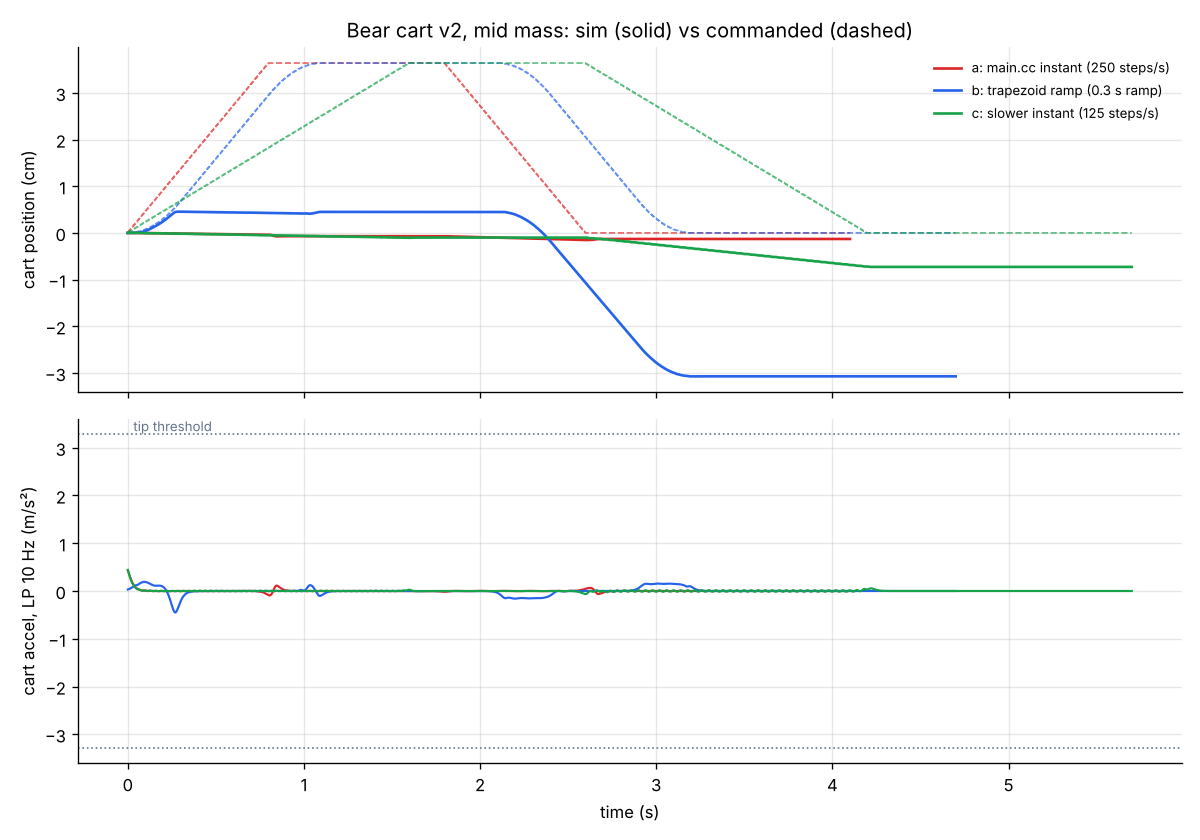

Generate this figure with Python:
#!/usr/bin/env python3
"""Stepper cart sim v2: Barnaby on a gold ball on a dolly cart, geared NEMA17 (17HS15-1684S-PG5).

v2 adds: masses from masses.json, excitation spectrum of the drive profile, base-excited 1-DOF
structural modes from modes.json, a tipping check of the bear+ball stack, and a comparison of
drive profiles (a: main.cc instant start, b: trapezoidal ramp, c: slower step rate).

Run:  python3 cart_sim.py                 (all profiles x low/mid/high mass, plots)
      python3 cart_sim.py --ramp 0.5 --slow-rate 100
Edit: PARAMS (motor/wheel physics, from v1), DEFAULT_MASSES / DEFAULT_MODES (used only when
masses.json / modes.json are missing or lack a key), PROFILES.
v1 is kept unchanged in cart_sim_v1.py.
"""
import json
import math
import os
import sys

import numpy as np

HERE = os.path.dirname(os.path.abspath(__file__))
BRAIN = "projects/cocaine-bear"
MC = "/home/user/tayg-oss/franky-fedbear/main.cc"
U_MOTOR = "https://tindie.com/products/stepperonline/nema-17-stepper-motor-38mm-length-w-51-gearbox/"
U_BEAR = "https://spirit-halloween.fandom.com/wiki/Barnaby_the_Bear"
U_DOLLY = "https://gorillamade.com/product/gfs-1830/"
U_POLOLU = "https://forum.pololu.com/t/what-is-the-correct-method-to-set-the-current-limit/14559"
LAG_BUDGET_STEPS = 2.0     # GUESS: rotor may trail command <2 full steps before losing sync

# ============================== PARAMS ==============================
PARAMS = {
    # --- drive profile (exactly main.cc) ---
    "steps_per_segment": (200, "steps", f"code:{MC}:12,36", "STEPS_PER_REV loop count"),
    "step_high_us":      (2000, "us", f"code:{MC}:13,39", ""),
    "step_low_us":       (2000, "us", f"code:{MC}:13,42", ""),
    "pause_s":           (1.0, "s", f"code:{MC}:45,59", "delay(1000)"),
    # --- motor + gearbox: 17HS15-1684S-PG5 (label: user/photo) ---
    "step_angle_deg":    (1.8, "deg", f"web:{U_MOTOR}", "0.35 deg at output / 5.18"),
    "microstep":         (1, "-", "user", "MS pins unconnected -> pulled LOW on A4988 & DRV8825 = full step"),
    "gear_ratio":        (5.18, "-", f"web:{U_MOTOR}", "planetary, sold as 5:1"),
    "gear_eff":          (0.90, "-", f"web:{U_MOTOR}", ""),
    "gear_max_torque":   (2.0, "N*m", f"web:{U_MOTOR}", "max permissible (continuous) at output"),
    "gear_moment_torque": (4.0, "N*m", f"web:{U_MOTOR}", "moment (peak) permissible at output"),
    "holding_torque":    (0.36, "N*m", "derived", "1.68 N*m listed (geared, web) / (5.18*0.90) at motor shaft"),
    "rated_current":     (1.68, "A", f"web:{U_MOTOR}", "per phase"),
    "phase_R":           (1.65, "ohm", f"web:{U_MOTOR}", ""),
    "phase_L":           (3.2e-3, "H", f"web:{U_MOTOR}", ""),
    "current_limit":     (1.25, "A", "GUESS", "driver trim pot, range 1.0-1.5 A; Vref not measured; chip unidentified"),
    "fullstep_coil_factor": (0.707, "-", f"web:{U_POLOLU}", "full step: both coils at ~70% of the set limit"),
    "zero_torque_rate":  (1500.0, "full steps/s", "GUESS", "linear falloff; ~V/(2*L*I)=1500 at 12 V, 1.25 A"),
    "rotor_inertia":     (43e-7, "kg*m^2", "GUESS", "~38 g*cm^2 rotor (38 mm body) + ~5 gearbox input; not published"),
    "unloaded_pullin":   (1000.0, "full steps/s", "GUESS", "start-stop rate, no load"),
    "rotor_damping":     (2e-4, "N*m*s/rad", "GUESS", "dynamic sim only"),
    "supply_V":          (12.0, "V", f"brain:{BRAIN}/topics/motor-hardware-2026-10-09.md:20", "Anker SOLIX car socket"),
    # --- wheels / floor ---
    "wheel_diameter":    (0.060, "m", "user/photo", "WHEELTEC, on gearbox output via clamp hub"),
    "wheel_inertia":     (3e-5, "kg*m^2", "GUESS", "per driven wheel + hub"),
    "crr":               (0.05, "-", "GUESS", "rolling resistance, small wheels/casters on carpet"),
    "mu":                (0.6, "-", "GUESS", "tyre-carpet friction"),
    "g":                 (9.81, "m/s^2", "const", ""),
    # --- per-case (overridden by CASES) ---
    "driven_wheels":     (2, "-", "case", "user/photo: one per rear side, mirrored"),
    "driven_load_frac":  (0.33, "-", "case", "GUESS"),
    "mass_total":        (24.0, "kg", "case", ""),
    # --- v2: front casters + load split (Tony) ---
    "rear_load_frac":    (0.5, "-", "GUESS", "static share of weight on the 2 driven rear wheels; masses.json rear_wheel_load_frac_est overrides; swept 0.3-0.7"),
    "cog_h_cart":        (0.52, "m", "GUESS", "whole loaded cart CoM height (load transfer); masses.json cog_h_m_<level>"),
    "wheelbase":         (0.66, "m", "GUESS", "rear axle to caster centres; masses.json wheelbase_m"),
    "caster_trail":      (0.025, "m", "GUESS", "caster offset (trail), 3 in casters 2-3 cm"),
    "caster_patch_r":    (0.01, "m", "GUESS", "effective radius of caster contact patch scrubbing on carpet"),
    "caster_swivel_s":   (2.0, "x trail", "GUESS", "kingpin travel to complete a 180 deg swivel, in trails"),
    "caster_lat_k":      (1.0, "-", "GUESS", "lateral kick / swivel force (1 = both casters swing to the same side, worst case)"),
}

# ===================================================================


def P(p, k):
    return p[k][0]


def with_case(p, **kw):
    q = dict(p)
    for k, v in kw.items():
        q[k] = (v,) + tuple(p[k][1:])
    return q


def analyse(p):
    d = {}
    G, eta = P(p, "gear_ratio"), P(p, "gear_eff")
    step = math.radians(P(p, "step_angle_deg")) / P(p, "microstep")
    t_step = (P(p, "step_high_us") + P(p, "step_low_us")) * 1e-6
    full_rate = 1 / t_step / P(p, "microstep")
    w_m = step / t_step
    r = P(p, "wheel_diameter") / 2
    m, n, g = P(p, "mass_total"), P(p, "driven_wheels"), P(p, "g")
    seg_t = P(p, "steps_per_segment") * t_step
    v = w_m / G * r
    d.update(G=G, eta=eta, step=step, t_step=t_step, full_rate=full_rate, w_m=w_m, r=r, m=m, n=n,
             rpm_wheel=w_m / G * 60 / (2 * math.pi), v=v, seg_t=seg_t, seg_dist=v * seg_t,
             cycle_t=2 * seg_t + 2 * P(p, "pause_s"))
    # motor-side torque available (per motor)
    T0 = P(p, "holding_torque") * min(1.0, P(p, "current_limit") / P(p, "rated_current")) * P(p, "fullstep_coil_factor")
    T_spd = max(0.0, T0 * (1 - full_rate / P(p, "zero_torque_rate")))
    # loads per motor referred to motor shaft
    J_load = (P(p, "wheel_inertia") + (m / n) * r * r) / (G * G * eta)
    J_eq = P(p, "rotor_inertia") + J_load
    F_rr = P(p, "crr") * m * g
    T_rr = (F_rr / n) * r / (G * eta)
    d.update(T0=T0, T_spd=T_spd, J_load=J_load, J_eq=J_eq, F_rr=F_rr, T_rr=T_rr)
    # start models
    a1 = w_m / t_step                                              # one step to full speed
    a2 = w_m ** 2 / (2 * LAG_BUDGET_STEPS * step * P(p, "microstep"))  # lag budget
    for tag, a in (("one", a1), ("lag", a2)):
        T_req = T_rr + J_eq * a
        d[f"T_start_{tag}"] = T_req
        d[f"m_start_{tag}"] = T_spd / T_req
        d[f"F_start_{tag}"] = F_rr + m * a * r / G
    d["m_cruise"] = T_spd / T_rr
    d["f_pullin"] = P(p, "unloaded_pullin") / math.sqrt(1 + J_load / P(p, "rotor_inertia"))
    d["m_pullin"] = d["f_pullin"] / full_rate
    N_drv = m * g * P(p, "rear_load_frac")   # v2: static rear share
    d["traction"] = P(p, "mu") * N_drv
    d["m_slip_cruise"] = d["traction"] / F_rr
    d["m_slip_start"] = d["traction"] / d["F_start_lag"]
    # gearbox: worst output torque = max the motor can push through it, and torque needed at lag-budget start
    d["gear_out_max"] = T0 * G * eta
    d["gear_out_start"] = d["T_start_lag"] * G * eta
    # torque the motor needs just to spin the wheel against carpet friction (slipping start)
    d["T_slipping"] = (d["traction"] / n) * r / (G * eta)
    d["m_slipping"] = T_spd / d["T_slipping"]
    d["margin"] = min(d["m_cruise"], d["m_start_lag"], d["m_pullin"])
    d["verdict"] = "OK" if d["margin"] >= 1 else "STALL"
    return d




# ============================ v2 INPUTS ============================
# Defaults follow the masses.json / modes.json schemas. A JSON file, when present, overrides
# key by key; anything missing stays at the default and is reported as "default".
DEFAULT_MASSES = {
    "items": {   # kg, low / mid / high
        "bear":         {"low": 9.07, "mid": 9.07, "high": 11.3, "source": f"web:{U_BEAR} (~20 lb); high GUESS"},
        "ball":         {"low": 1.0, "mid": 3.0, "high": 6.0, "source": "GUESS: EPS 60-70 cm"},
        "dolly":        {"low": 6.0, "mid": 10.5, "high": 14.3, "source": f"GUESS frame+deck+carpet; web:{U_DOLLY}"},
        "fog_machine":  {"low": 2.0, "mid": 3.0, "high": 4.5, "source": "GUESS"},
        "anker_solix":  {"low": 3.0, "mid": 7.0, "high": 11.0, "source": "GUESS (model unknown)"},
        "drive_elec":   {"low": 1.4, "mid": 1.5, "high": 1.7, "source": f"web:{U_MOTOR} 0.46 kg/motor + GUESS"},
    },
    "buffer_kg": 2.0,
    "rear_wheel_load_frac_est": {"low": 0.5, "mid": 0.5, "high": 0.5},
    "geometry": {
        "cog_height_m": 1.30,       # bear+ball stack CoM above floor, GUESS
        "track_m": 0.45,            # GUESS (18x30 dolly)
        "wheelbase_m": 0.76,        # GUESS
        "rear_load_frac": 0.5,      # share of weight on the 2 driven rear wheels (Tony default)
    },
}
DEFAULT_MODES = {
    "modes": [   # f in Hz, damping = zeta
        {"name": "bear rocking on ball", "f_low": 0.8, "f_mid": 1.5, "f_high": 2.5, "damping": 0.05},
        {"name": "bear body sway",       "f_low": 2.0, "f_mid": 4.0, "f_high": 6.0, "damping": 0.04},
        {"name": "ball on deck",         "f_low": 3.0, "f_mid": 6.0, "f_high": 10.0, "damping": 0.08},
        {"name": "deck/dolly frame",     "f_low": 15.0, "f_mid": 30.0, "f_high": 50.0, "damping": 0.03},
    ],
    "excitations": [],
    "forbidden_bands_hz": [[0.8, 2.5], [2.0, 6.0]],
    "cog_height_m": 1.30,
    "base_halfwidth_m": 0.20,
    "tip_accel_ms2": None,          # None -> g * base_halfwidth / cog_height
}
LEVELS = ("low", "mid", "high")

PROFILES = {   # name -> builder kwargs; rates in full steps/s
    "a: main.cc instant": dict(kind="instant", rate=250.0),
    "b: trapezoid ramp":  dict(kind="trapezoid", rate=250.0, ramp_s=0.3),
    "c: slower instant":  dict(kind="instant", rate=125.0),
}
DT_SIM, DT_REC = 5e-6, 2e-4      # integration step, record step (5 kHz record)
TIP_LP_HZ = 10.0                 # rigid-body tipping uses cart accel low-passed here
TIP_MODE_FMAX = 10.0             # only modes <= this (Hz) can rock the bear+ball stack over
SWEEP_REAR = (0.3, 0.4, 0.5, 0.6, 0.7)
DOM_REL = 0.10                   # a spectral peak >= 10% of the max counts as dominant
# ===================================================================


def _num(x):
    return isinstance(x, (int, float)) and not isinstance(x, bool)


def load_inputs():
    """Load masses.json / modes.json if present; return (masses, modes, provenance)."""
    prov = {}
    masses = json.loads(json.dumps(DEFAULT_MASSES))
    modes = json.loads(json.dumps(DEFAULT_MODES))
    for fname, tgt, keys in (("masses.json", masses, ("items", "buffer_kg", "geometry", "rear_wheel_load_frac_est")),
                             ("modes.json", modes, ("modes", "excitations", "forbidden_bands_hz",
                                                     "cog_height_m", "base_halfwidth_m", "tip_accel_ms2"))):
        path = os.path.join(HERE, fname)
        data = None
        if os.path.exists(path):
            try:
                with open(path) as f:
                    data = json.load(f)
            except Exception as e:
                print(f"  WARNING: {fname} unreadable ({e}); using defaults")
        for k in keys:
            prov[f"{fname}:{k}"] = "default"
        if not isinstance(data, dict):
            continue
        for k in keys:
            if k in data and data[k] is not None:
                tgt[k] = data[k]
                prov[f"{fname}:{k}"] = "json"
        if fname == "masses.json":
            # tolerate alternative spellings
            for alt in ("buffer", "buffer_mass_kg", "buffer_X_kg"):
                if alt in data and _num(data[alt]):
                    tgt["buffer_kg"] = data[alt]; prov["masses.json:buffer_kg"] = "json"
            if "geometry" not in data:
                for gk in ("cog_height_m", "track_m", "wheelbase_m", "rear_load_frac"):
                    if gk in data:
                        tgt["geometry"][gk] = data[gk]; prov["masses.json:geometry"] = "json"
            if "items" not in data and "masses" in data:
                tgt["items"] = data["masses"]; prov["masses.json:items"] = "json"
        else:
            g = data.get("geometry") or data.get("tipping") or {}
            for gk in ("cog_height_m", "base_halfwidth_m", "tip_accel_ms2"):
                if gk in g and g[gk] is not None and prov[f"modes.json:{gk}"] == "default":
                    tgt[gk] = g[gk]; prov[f"modes.json:{gk}"] = "json"
    masses["items"] = _norm_items(masses["items"])
    modes["modes"] = _norm_modes(modes["modes"])
    modes["forbidden_bands_hz"] = _norm_bands(modes["forbidden_bands_hz"])
    return masses, modes, prov


def _norm_items(items):
    out = {}
    if isinstance(items, list):
        items = {it.get("name", f"item{i}"): it for i, it in enumerate(items)}
    for name, v in items.items():
        if _num(v):
            lo = mi = hi = float(v); src = ""
        elif isinstance(v, (list, tuple)):
            lo, mi, hi = (float(x) for x in v[:3]); src = str(v[3]) if len(v) > 3 else ""
        elif isinstance(v, dict):
            mi = v.get("mid", v.get("mid_kg", v.get("kg_mid", v.get("kg", v.get("mass_kg")))))
            lo = v.get("low", v.get("low_kg", v.get("kg_low", mi)))
            hi = v.get("high", v.get("high_kg", v.get("kg_high", mi)))
            if not all(_num(x) for x in (lo, mi, hi)):
                continue
            lo, mi, hi = float(lo), float(mi), float(hi); src = str(v.get("source", ""))
        else:
            continue
        out[name] = {"low": lo, "mid": mi, "high": hi, "source": src}
    return out


def _norm_modes(modes):
    out = []
    if isinstance(modes, dict):
        modes = [dict(name=k, **v) if isinstance(v, dict) else {"name": k} for k, v in modes.items()]
    for i, md in enumerate(modes):
        fm = md.get("f_mid", md.get("f_mid_hz", md.get("f_hz", md.get("f"))))
        fl = md.get("f_low", md.get("f_low_hz", fm)); fh = md.get("f_high", md.get("f_high_hz", fm))
        z = md.get("damping", md.get("zeta", md.get("damping_ratio", 0.05)))
        if not all(_num(x) for x in (fl, fm, fh)):
            continue
        out.append(dict(name=str(md.get("name", f"mode{i}")), f_low=float(fl), f_mid=float(fm),
                        f_high=float(fh), damping=float(z) if _num(z) else 0.05))
    return out


def _norm_bands(bands):
    out = []
    for b in bands or []:
        if isinstance(b, dict):
            b = (b.get("lo", b.get("f_low", b.get("low"))), b.get("hi", b.get("f_high", b.get("high"))))
        if isinstance(b, (list, tuple)) and len(b) >= 2 and _num(b[0]) and _num(b[1]):
            out.append((float(b[0]), float(b[1])))
    return out


def total_mass(masses, level):
    """Sum of items; buffer_kg is added unless the item list already holds a 'buffer' item."""
    tot = sum(v[level] for v in masses["items"].values())
    if not any("buffer" in k.lower() for k in masses["items"]):
        tot += float(masses.get("buffer_kg") or 0.0)
    return tot


def level_geometry(masses, lvl):
    """Per-level cart geometry from masses.json (falls back to PARAMS defaults)."""
    geo, out = masses.get("geometry", {}), {}
    rl = masses.get("rear_wheel_load_frac_est", geo.get("rear_wheel_load_frac_est"))
    if isinstance(rl, dict) and _num(rl.get(lvl)):
        out["rear_load_frac"] = float(rl[lvl])
    elif _num(geo.get("rear_load_frac")):
        out["rear_load_frac"] = float(geo["rear_load_frac"])
    for key, pk in ((f"cog_h_m_{lvl}", "cog_h_cart"), ("wheelbase_m", "wheelbase")):
        if _num(geo.get(key)):
            out[pk] = float(geo[key])
    if _num(geo.get("caster_trail_m")):
        out["caster_trail"] = float(geo["caster_trail_m"])
    return out


# ------------------------- drive profiles -------------------------
def segment_steps(kind, rate, n, ramp_s=0.0):
    """Step times within one segment (s, from segment start) and segment duration."""
    if kind == "instant":
        ts = np.arange(n) / rate
        return ts, n / rate
    # trapezoidal velocity in steps: accel ramp_s, cruise at rate, decel ramp_s; same n steps
    Tr = ramp_s
    T = n / rate + Tr
    if n / rate < Tr:
        raise ValueError("ramp too long for this distance")
    a = rate / Tr
    x_acc = 0.5 * a * Tr * Tr

    def t_of(x):
        if x <= x_acc:
            return math.sqrt(2 * x / a)
        if x <= n - x_acc:
            return Tr + (x - x_acc) / rate
        return T - math.sqrt(2 * (n - x) / a)
    ts = np.array([t_of(k + 0.5) for k in range(n)])   # step k fires when the ideal path crosses k+0.5
    return ts, T


def build_events(p, prof, cycles=1):
    n = int(P(p, "steps_per_segment"))
    ts, seg_T = segment_steps(prof["kind"], prof["rate"], n, prof.get("ramp_s", 0.0))
    pause = P(p, "pause_s")
    ev, t0 = [], 0.0
    for _ in range(cycles):
        for direction in (+1, -1):
            ev += [(t0 + t, direction) for t in ts]
            t0 += seg_T + pause
    return ev, t0, seg_T


def dynamic_sim(p, ev, t_end, dt=DT_SIM, v_eps=0.005, rec=DT_REC):
    """v1 2-DOF model (rotor with detent torque toward command + cart, Coulomb-regularized
    wheel slip), driven by an arbitrary step-event list. Returns arrays t, x_cmd, x, v."""
    d = analyse(p)
    G, eta, r, n, m = d["G"], d["eta"], d["r"], d["n"], d["m"]
    Nr = math.pi / 2 / d["step"] / P(p, "microstep")
    Jm = P(p, "rotor_inertia") + P(p, "wheel_inertia") / (G * G)
    b, T0 = P(p, "rotor_damping"), d["T0"]
    wz = P(p, "zero_torque_rate") * d["step"] * P(p, "microstep")
    mu, g = P(p, "mu"), P(p, "g")
    W = m * g
    f_rear, h_cg, L = P(p, "rear_load_frac"), P(p, "cog_h_cart"), P(p, "wheelbase")
    e = P(p, "caster_trail")
    s_sw = P(p, "caster_swivel_s") * e
    # peak swivel resistance at the kingpin: contact-patch scrub torque / trail
    k_sw = mu * P(p, "caster_patch_r") / e
    k_lat = P(p, "caster_lat_k")
    Frr = d["F_rr"]
    caster_dir, s_prog = -1.0, 0.0        # worst case: casters start aligned for the other direction
    a_f, tau_a = 0.0, 1 / (2 * math.pi * 50.0)
    fl, nr = [], []
    th = w = cmd = x = v = 0.0
    i, t, k, every = 0, 0.0, 0, max(1, int(round(rec / dt)))
    ts, xc, xs, vs = [], [], [], []
    sin, tanh = math.sin, math.tanh
    nev = len(ev)
    while t < t_end:
        while i < nev and ev[i][0] <= t:
            cmd += ev[i][1] * d["step"]
            i += 1
        aw = w if w >= 0 else -w
        Tm = (T0 * (1 - aw / wz) if aw < wz else 0.0) * sin(Nr * (cmd - th))
        Nr_ = W * f_rear + m * a_f * h_cg / L        # load transfer: accel forward -> rear
        Nr_ = 0.0 if Nr_ < 0 else (W if Nr_ > W else Nr_)
        Nf = W - Nr_
        F = (mu * Nr_ / n) * tanh((w * r / G - v) / v_eps)
        # caster swivel: while moving against the caster alignment, the casters scrub through 180 deg
        F_sw = F_lat = 0.0
        if v * caster_dir < -1e-4:
            s_prog += (v if v > 0 else -v) * dt
            shp = sin(math.pi * min(s_prog, s_sw) / s_sw)
            F_sw = k_sw * Nf * max(shp, 0.3)
            F_lat = k_lat * k_sw * Nf * shp
            if s_prog >= s_sw:
                caster_dir, s_prog = -caster_dir, 0.0
        elif v * caster_dir > 1e-4 and s_prog > 0:     # moving back: caster swings back toward alignment
            s_prog = max(0.0, s_prog - (v if v > 0 else -v) * dt)
        w += (Tm - F * r / (G * eta) - b * w) / Jm * dt
        acc = (n * F - (Frr + F_sw) * tanh(v / 1e-3)) / m
        v += acc * dt
        a_f += (acc - a_f) * dt / tau_a
        th += w * dt
        x += v * dt
        if k % every == 0:
            ts.append(t); xc.append(cmd * r / G); xs.append(x); vs.append(v)
            fl.append(F_lat); nr.append(Nr_ / W)
        t += dt; k += 1
    return np.array(ts), np.array(xc), np.array(xs), np.array(vs), np.array(fl), np.array(nr)


# ------------------------- spectrum -------------------------
def lowpass(x, fc, dt):
    """Zero-phase 2-pole low-pass (forward-backward 1st-order x2)."""
    a = dt / (dt + 1 / (2 * math.pi * fc))
    y = np.asarray(x, float).copy()
    for _ in range(2):
        for arr in (y, y[::-1]):
            acc = arr[0]
            for j in range(len(arr)):
                acc += a * (arr[j] - acc)
                arr[j] = acc
    return y


def cmd_spectrum(ev, seg_dx, freqs):
    """Exact spectrum of the step-quantized commanded motion: velocity = sum dx*delta(t-tk),
    so V(f) = sum dx*exp(-j2pi f tk), A(f) = j2pi f V(f). Returns |A| (m/s^2 per Hz-bin units)."""
    tk = np.array([e[0] for e in ev]); sk = np.array([e[1] for e in ev]) * seg_dx
    V = np.array([np.sum(sk * np.exp(-2j * np.pi * f * tk)) for f in freqs])
    return np.abs(2 * np.pi * freqs * V)


def fft_amp(sig, dt, pad=4):
    nfft = int(2 ** math.ceil(math.log2(len(sig) * pad)))
    S = np.abs(np.fft.rfft(sig - np.mean(sig), nfft)) * dt
    f = np.fft.rfftfreq(nfft, dt)
    return f, S


def dominant(f, S, fmin=0.1, fmax=1000.0, k=6):
    m = (f >= fmin) & (f <= fmax)
    f, S = f[m], S[m]
    pk = np.where((S[1:-1] > S[:-2]) & (S[1:-1] >= S[2:]))[0] + 1
    pk = pk[S[pk] >= DOM_REL * S.max()]
    pk = pk[np.argsort(-S[pk])]
    picked = []
    for j in pk:   # skip near-duplicates (within 3% of a stronger peak)
        if all(abs(f[j] - f[q]) > 0.03 * f[q] + 0.05 for q in picked):
            picked.append(j)
        if len(picked) >= k:
            break
    return [(float(f[j]), float(S[j] / S.max())) for j in picked]


# ------------------------- structure -------------------------
def base_excited(a_base, dt, freqs, zetas):
    """Vectorized 1-DOF base-excited oscillators, Newmark average acceleration.
    z'' + 2 zeta w z' + w^2 z = -a_base.  Returns peak |z|, peak |absolute accel|."""
    w = 2 * np.pi * np.asarray(freqs, float); zt = np.asarray(zetas, float)
    c, kk = 2 * zt * w, w * w
    z = np.zeros_like(w); zd = np.zeros_like(w); zdd = -a_base[0] - c * zd - kk * z
    keff = kk + 2 * c / dt + 4 / dt ** 2
    zmax = np.zeros_like(w); amax = np.zeros_like(w)
    for ab in a_base[1:]:
        rhs = -ab + (4 / dt ** 2) * z + (4 / dt) * zd + zdd + c * ((2 / dt) * z + zd)
        zn = rhs / keff
        zdn = 2 * (zn - z) / dt - zd
        zddn = 4 * (zn - z) / dt ** 2 - 4 * zd / dt - zdd
        z, zd, zdd = zn, zdn, zddn
        aabs = np.abs(c * zd + kk * z)       # = |z'' + a_base|
        np.maximum(zmax, np.abs(z), out=zmax); np.maximum(amax, aabs, out=amax)
    return zmax, amax


def in_bands(f, bands):
    return [b for b in bands if b[0] <= f <= b[1]]


# ------------------------- run one case -------------------------
def run_case(p, prof, masses, modes):
    ev, t_end, seg_T = build_events(p, prof, cycles=1)
    t, xc, x, v, flat, nrear = dynamic_sim(p, ev, t_end + 0.5)
    a = np.gradient(v, DT_REC)
    a_lp = lowpass(a, TIP_LP_HZ, DT_REC)
    seg_end = int(seg_T / DT_REC)
    i2 = int((seg_T + P(p, "pause_s")) / DT_REC)
    fwd = float(np.max(x[: seg_end + int(0.9 / DT_REC)]))
    rev = float(x[i2] - np.min(x[i2:]))
    # lateral kick from caster swivel
    a_lat = flat / P(p, "mass_total")
    f_rev = 1.0 / (seg_T + P(p, "pause_s"))          # one reversal per segment+pause
    sw_idx = np.where(flat > 0)[0]
    lat = dict(a_pk=float(np.max(a_lat)), f_rev=f_rev, flags=[])
    if len(sw_idx):
        # swivel pulse duration (first contiguous run) -> pulse frequency ~ 1/(2*duration)
        run = np.split(sw_idx, np.where(np.diff(sw_idx) > 1)[0] + 1)
        dur = max(len(rr) for rr in run) * DT_REC
        lat["dur"] = dur; lat["f_pulse"] = 1 / (2 * dur)
    else:
        lat["dur"] = 0.0; lat["f_pulse"] = float("nan")
    d = analyse(p)
    cmd_dist = int(P(p, "steps_per_segment")) * d["step"] / d["G"] * d["r"]
    f, S = fft_amp(a, DT_REC)
    dom = dominant(f, S)
    # structural modes at f_low / f_mid / f_high
    fs, zs, lab = [], [], []
    for md in modes["modes"]:
        for tag in ("f_low", "f_mid", "f_high"):
            fs.append(md[tag]); zs.append(md["damping"]); lab.append((md["name"], tag))
    zmax, amax = base_excited(a, DT_REC, fs, zs) if fs else (np.array([]), np.array([]))
    a_pk, a_lp_pk = float(np.max(np.abs(a))), float(np.max(np.abs(a_lp)))
    if fs and lat["a_pk"] > 0:
        _, amax_lat = base_excited(a_lat, DT_REC, fs, zs)
        j = int(np.argmax(amax_lat))
        lat["a_tipdem"] = max([float(np.max(a_lat))] + [float(am) for am, fr in zip(amax_lat, fs) if fr <= TIP_MODE_FMAX])
        lat["a_struct"] = float(amax_lat[j]); lat["worst"] = f"{lab[j][0]} @{fs[j]:g} Hz"
    else:
        lat["a_struct"] = 0.0; lat["worst"] = "-"
    mode_res = []
    for (name, tag), fr, zm, am in zip(lab, fs, zmax, amax):
        mode_res.append(dict(mode=name, tag=tag, f=fr, z_mm=zm * 1e3, a=am, daf=am / a_lp_pk))
    worst = max(mode_res, key=lambda r: r["a"]) if mode_res else None
    # tipping: stack CoM sees max(rigid-body LP accel, worst structural absolute accel)
    g = P(p, "g")
    h, bw = modes["cog_height_m"], modes["base_halfwidth_m"]
    a_tip = modes["tip_accel_ms2"] if _num(modes.get("tip_accel_ms2")) else g * bw / h
    tip_modes = [mr["a"] for mr in mode_res if mr["f"] <= TIP_MODE_FMAX]
    demand = max([a_lp_pk] + tip_modes)
    lat_demand = lat.get("a_tipdem", lat["a_pk"])
    lat["tip_margin"] = a_tip / lat_demand if lat_demand > 0 else float("inf")
    for nh in range(1, 6):
        for bnd in in_bands(nh * f_rev, modes["forbidden_bands_hz"]):
            lat["flags"].append(f"reversal x{nh} = {nh*f_rev:.2f} Hz in {bnd[0]:g}-{bnd[1]:g}")
    if lat["f_pulse"] == lat["f_pulse"]:
        for bnd in in_bands(lat["f_pulse"], modes["forbidden_bands_hz"]):
            lat["flags"].append(f"swivel pulse {lat['f_pulse']:.2f} Hz in {bnd[0]:g}-{bnd[1]:g}")
    flags = []
    for fd, rel in dom:
        for bnd in in_bands(fd, modes["forbidden_bands_hz"]):
            flags.append(f"{fd:.2f} Hz ({rel:.0%}) in forbidden {bnd[0]:g}-{bnd[1]:g} Hz")
    # also flag broadband energy: share of spectrum (0.1-1000 Hz) inside forbidden bands
    band_frac = 0.0
    m = (f >= 0.1) & (f <= 1000)
    tot = np.sum(S[m] ** 2)
    for lo, hi in modes["forbidden_bands_hz"]:
        mb = (f >= lo) & (f <= hi)
        band_frac += np.sum(S[mb] ** 2) / tot if tot > 0 else 0.0
    return dict(t=t, xc=xc, x=x, v=v, a=a, a_lp=a_lp, f=f, S=S, ev=ev, seg_T=seg_T, cmd_dist=cmd_dist,
                rear_frac=P(p, "rear_load_frac"), fwd=fwd, rev=rev, lat=lat, nrear=(float(nrear.min()), float(nrear.max())), drift=float(x[min(len(x) - 1, int(t_end / DT_REC) - 1)]), dom=dom,
                modes=mode_res, worst=worst, a_pk=a_pk, a_lp_pk=a_lp_pk, a_tip=a_tip,
                demand=demand, tip_margin=a_tip / demand if demand > 0 else float("inf"),
                flags=flags, band_frac=band_frac, cycle_T=t_end)


def parse_args():
    a = sys.argv[1:]
    def opt(name, default):
        return float(a[a.index(name) + 1]) if name in a else default
    PROFILES["b: trapezoid ramp"]["ramp_s"] = opt("--ramp", 0.3)
    PROFILES["c: slower instant"]["rate"] = opt("--slow-rate", 125.0)
    PROFILES["b: trapezoid ramp"]["name_extra"] = f"{PROFILES['b: trapezoid ramp']['ramp_s']:g} s ramp"
    PROFILES["c: slower instant"]["name_extra"] = f"{PROFILES['c: slower instant']['rate']:g} steps/s"
    PROFILES["a: main.cc instant"]["name_extra"] = "250 steps/s"


def main():
    parse_args()
    masses, modes, prov = load_inputs()
    print("=== INPUT FILES ===")
    for k, s in prov.items():
        print(f"  {k:34s} {s}")
    geo = masses["geometry"]
    base = with_case(PARAMS, driven_wheels=2)
    # stack CoM for tipping: modes.json, else masses.json bear_on_ball_cog_h_m_mid
    if prov.get("modes.json:cog_height_m") == "default" and _num(geo.get("bear_on_ball_cog_h_m_mid")):
        modes["cog_height_m"] = float(geo["bear_on_ball_cog_h_m_mid"]); prov["modes.json:cog_height_m"] = "masses.json"
    print("\n=== MASS (kg) ===   low / mid / high")
    for k, v in masses["items"].items():
        print(f"  {k:14s} {v['low']:6.2f} {v['mid']:6.2f} {v['high']:6.2f}  {v['source']}")
    if not any("buffer" in k.lower() for k in masses["items"]):
        print(f"  {'buffer':14s} {masses['buffer_kg']:6.2f} (added to every level)")
    print("  " + f"{'TOTAL':14s} " + " ".join(f"{total_mass(masses, l):6.2f}" for l in LEVELS))
    print(f"  geometry: {geo}")
    print("\n=== STRUCTURE (modes.json) ===")
    for md in modes["modes"]:
        print(f"  {md['name']:24s} f {md['f_low']:g}/{md['f_mid']:g}/{md['f_high']:g} Hz  zeta {md['damping']:g}")
    print(f"  forbidden bands: {modes['forbidden_bands_hz']}")
    if modes.get("excitations"):
        print(f"  excitations listed by modes.json: {modes['excitations']}")
    print(f"  stack CoM {modes['cog_height_m']} m, base half-width {modes['base_halfwidth_m']} m, "
          f"tip accel {modes['tip_accel_ms2'] if _num(modes.get('tip_accel_ms2')) else 'g*b/h'}")

    res = {}
    for pname, prof in PROFILES.items():
        for lvl in LEVELS:
            q = with_case(base, mass_total=total_mass(masses, lvl), **level_geometry(masses, lvl))
            res[(pname, lvl)] = run_case(q, prof, masses, modes)

    print("\n=== EXCITATION SPECTRUM (mid mass; simulated cart accel, 1 cycle; dominant peaks, rel. amplitude) ===")
    fgrid = np.linspace(0.05, 1000, 20000)
    cmd_specs = {}
    for pname, prof in PROFILES.items():
        r = res[(pname, "mid")]
        seg_dx = r["cmd_dist"] / int(P(base, "steps_per_segment"))
        Sc = cmd_spectrum(r["ev"], seg_dx, fgrid)
        cmd_specs[pname] = Sc
        dc = dominant(fgrid, Sc)
        print(f"  {pname} ({prof['name_extra']})")
        print("    commanded (step-quantized): " + ", ".join(f"{fq:.2f} Hz {a:.0%}" for fq, a in dc))
        print("    simulated cart accel:       " + ", ".join(f"{fq:.2f} Hz {a:.0%}" for fq, a in r["dom"]))
        print(f"    share of accel energy inside forbidden bands: {r['band_frac']:.1%}")
        print("    forbidden-band hits: " + ("; ".join(r["flags"]) or "none among dominant peaks"))

    print("\n=== STRUCTURAL RESPONSE (mid mass; base accel = simulated cart accel) ===")
    print(f"  {'profile':22s} {'mode':24s} {'f':>6s} {'z_pk mm':>8s} {'a_pk m/s2':>9s} {'DAF':>6s}")
    for pname in PROFILES:
        r = res[(pname, "mid")]
        for mr in r["modes"]:
            if mr["tag"] == "f_low" or True:
                print(f"  {pname:22s} {mr['mode']:24s} {mr['f']:6.2f} {mr['z_mm']:8.3f} {mr['a']:9.3f} {mr['daf']:6.2f}")
    print(f"  DAF = mode peak absolute accel / peak cart accel low-passed at {TIP_LP_HZ:g} Hz")

    print("\n=== PROFILE COMPARISON (all masses; casters + load transfer on) ===")
    print(f"  {'profile':20s} {'mass':4s} {'kg':>5s} {'rear':>5s} {'fwd cm':>6s} {'rev cm':>6s} {'cmd':>5s} "
          f"{'a_LP':>5s} {'a_str':>6s} {'worst mode':26s} {'tipX':>5s} {'latPk':>5s} {'tipY':>5s} {'Nrear range':>11s}")
    for (pname, lvl), r in res.items():
        w, L = r["worst"], r["lat"]
        print(f"  {pname:20s} {lvl:4s} {total_mass(masses, lvl):5.1f} {r['rear_frac']:5.2f} {r['fwd']*100:6.2f} "
              f"{r['rev']*100:6.2f} {r['cmd_dist']*100:5.2f} {r['a_lp_pk']:5.2f} {w['a']:6.2f} "
              f"{(w['mode'] + ' @' + format(w['f'], 'g')):26s} {r['tip_margin']:5.2f} {L['a_pk']:5.2f} "
              f"{L['tip_margin']:5.2f} {r['nrear'][0]:5.2f}-{r['nrear'][1]:4.2f}")
    print("  fwd/rev = travel of segment 1 / segment 2 (v1 slip model + caster swivel + load transfer); cmd = commanded")
    print(f"  a_LP = cart accel low-passed {TIP_LP_HZ:g} Hz; a_str = worst mode absolute accel (fore-aft);")
    print(f"  tipX/tipY = a_tip / max(a_LP, modes <= {TIP_MODE_FMAX:g} Hz) fore-aft / lateral (<1 tips); latPk = caster swivel lateral kick (m/s^2);")
    print(f"  a_tip = {res[next(iter(res))]['a_tip']:.2f} m/s^2; Nrear range = dynamic share of weight on rear wheels")
    print("\n=== CASTER SWIVEL (mid mass) ===")
    for pname in PROFILES:
        L = res[(pname, "mid")]["lat"]
        print(f"  {pname:20s} reversal rate {L['f_rev']:.3f} Hz, swivel pulse {L['dur']:.2f} s (~{L['f_pulse']:.2f} Hz), "
              f"lateral kick {L['a_pk']:.2f} m/s^2, worst lateral mode {L['worst']} {L['a_struct']:.2f} m/s^2")
        print("    lateral flags: " + ("; ".join(L["flags"]) or "none"))

    print("\n=== REAR LOAD SWEEP (mid mass; static rear_load_frac, load transfer on) ===")
    print(f"  {'profile':20s} " + " ".join(f"{fr:>13.1f}" for fr in SWEEP_REAR))
    print(f"  {'':20s} " + " ".join(f"{'fwd/rev cm':>13s}" for _ in SWEEP_REAR))
    for pname, prof in PROFILES.items():
        cells = []
        for fr in SWEEP_REAR:
            geo_l = level_geometry(masses, "mid"); geo_l["rear_load_frac"] = fr
            q = with_case(base, mass_total=total_mass(masses, "mid"), **geo_l)
            r = run_case(q, prof, masses, modes)
            cells.append(f"{r['fwd']*100:5.2f}/{r['rev']*100:5.2f}")
        print(f"  {pname:20s} " + " ".join(f"{c:>13s}" for c in cells))
    print(f"  commanded {res[next(iter(res))]['cmd_dist']*100:.2f} cm per segment; traction = mu*N_rear, "
          "drive accelerates total mass")

    try:
        import matplotlib
        matplotlib.use("Agg")
        import matplotlib.pyplot as plt
    except ImportError:
        print("  matplotlib missing; no plots")
        return
    cols = {"a: main.cc instant": "#dc2626", "b: trapezoid ramp": "#2563eb", "c: slower instant": "#16a34a"}
    fig, (ax1, ax2) = plt.subplots(2, 1, figsize=(10, 7), sharex=True)
    for pname, prof in PROFILES.items():
        r = res[(pname, "mid")]
        c = cols[pname]
        ax1.plot(r["t"], r["xc"] * 100, color=c, lw=1.0, ls="--", alpha=0.7)
        ax1.plot(r["t"], r["x"] * 100, color=c, lw=1.6, label=f"{pname} ({prof['name_extra']})")
        ax2.plot(r["t"], r["a_lp"], color=c, lw=1.3)
    ax1.set_ylabel("cart position (cm)"); ax1.set_title("Bear cart v2, mid mass: sim (solid) vs commanded (dashed)")
    ax1.legend(frameon=False, fontsize=8, loc="upper right")
    ax2.set_ylabel(f"cart accel, LP {TIP_LP_HZ:g} Hz (m/s²)"); ax2.set_xlabel("time (s)")
    a_tip = res[next(iter(res))]["a_tip"]
    for s in (1, -1):
        ax2.axhline(s * a_tip, color="#64748b", lw=1, ls=":")
    ax2.text(0.01, a_tip, " tip threshold", color="#64748b", fontsize=8, va="bottom")
    for ax in (ax1, ax2):
        ax.grid(alpha=0.3)
        for s in ("top", "right"):
            ax.spines[s].set_visible(False)
    fig.tight_layout(); fig.savefig(os.path.join(HERE, "cart_sim_v2.png"), dpi=120); plt.close(fig)

    fig, ax = plt.subplots(figsize=(10, 5))
    for md in modes["modes"]:
        ax.axvspan(md["f_low"], md["f_high"], color="#f59e0b", alpha=0.12)
        ax.text(md["f_mid"], 1.15, md["name"], rotation=90, fontsize=7, ha="center", va="bottom",
                transform=ax.get_xaxis_transform(), clip_on=False)
    for lo, hi in modes["forbidden_bands_hz"]:
        ax.axvspan(lo, hi, facecolor="none", edgecolor="#b91c1c", hatch="//", lw=0, alpha=0.5)
    for pname, prof in PROFILES.items():
        r = res[(pname, "mid")]
        m = (r["f"] >= 0.1) & (r["f"] <= 1000)
        ax.loglog(r["f"][m], r["S"][m], color=cols[pname], lw=1.0, label=f"{pname} sim")
        Sc = cmd_specs[pname]
        ax.loglog(fgrid, Sc * DT_REC / DT_REC * (r["S"][m].max() / max(Sc.max(), 1e-12)), color=cols[pname],
                  lw=0.7, ls=":", alpha=0.8)
    ax.set_xlim(0.1, 1000)
    ax.set_xlabel("frequency (Hz)"); ax.set_ylabel("|A(f)| cart accel (m/s), mid mass")
    ax.set_title("Excitation spectrum: sim (solid), commanded step train (dotted, scaled); "
                 "modes shaded, forbidden hatched", fontsize=10)
    ax.legend(frameon=False, fontsize=8, loc="lower right"); ax.grid(alpha=0.3, which="both")
    for s in ("top", "right"):
        ax.spines[s].set_visible(False)
    fig.tight_layout(); fig.savefig(os.path.join(HERE, "spectrum.png"), dpi=120); plt.close(fig)
    print(f"\n  plots -> {HERE}/cart_sim_v2.png, {HERE}/spectrum.png")


if __name__ == "__main__":
    main()
